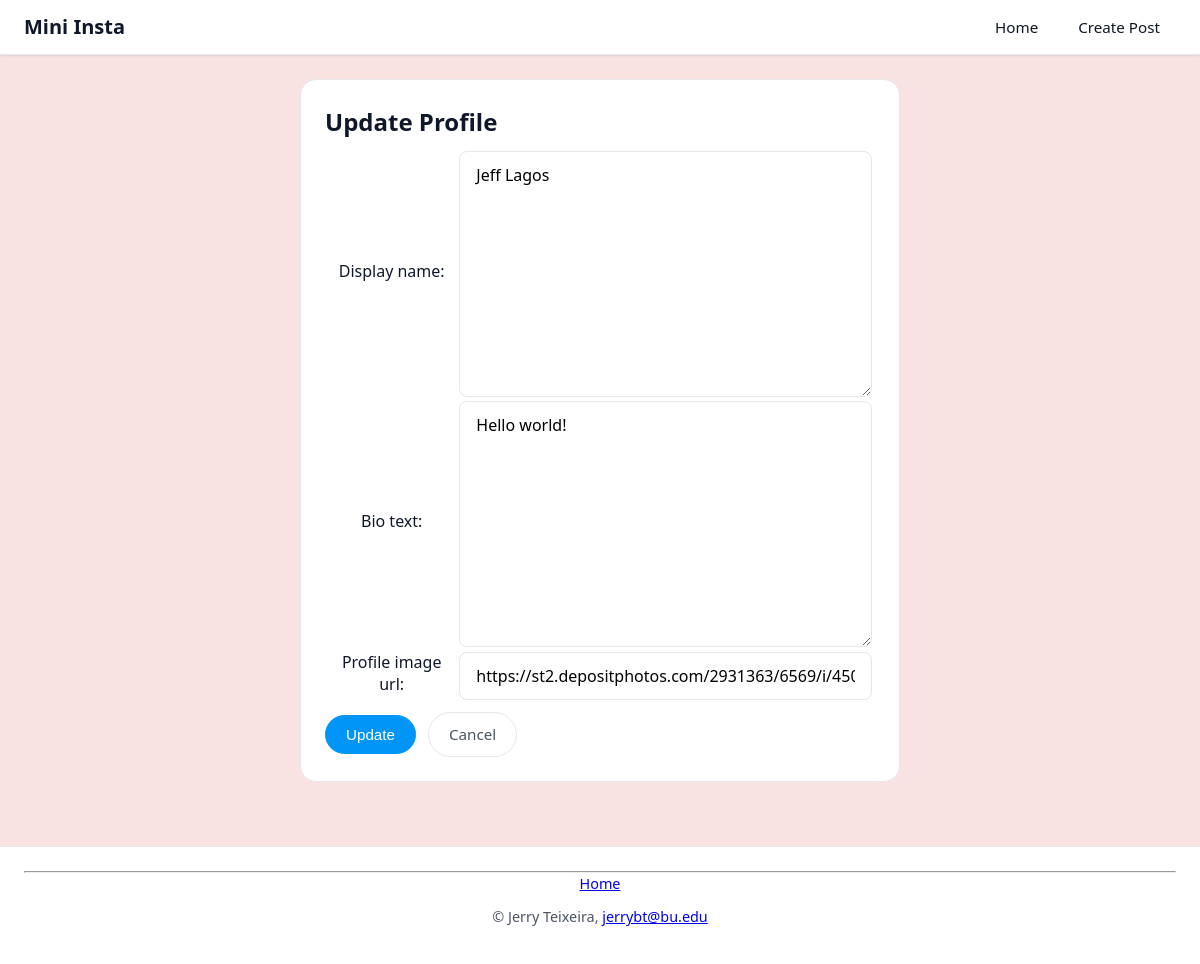
The page /mini_insta/profile/1/update on the database as committed earlier.
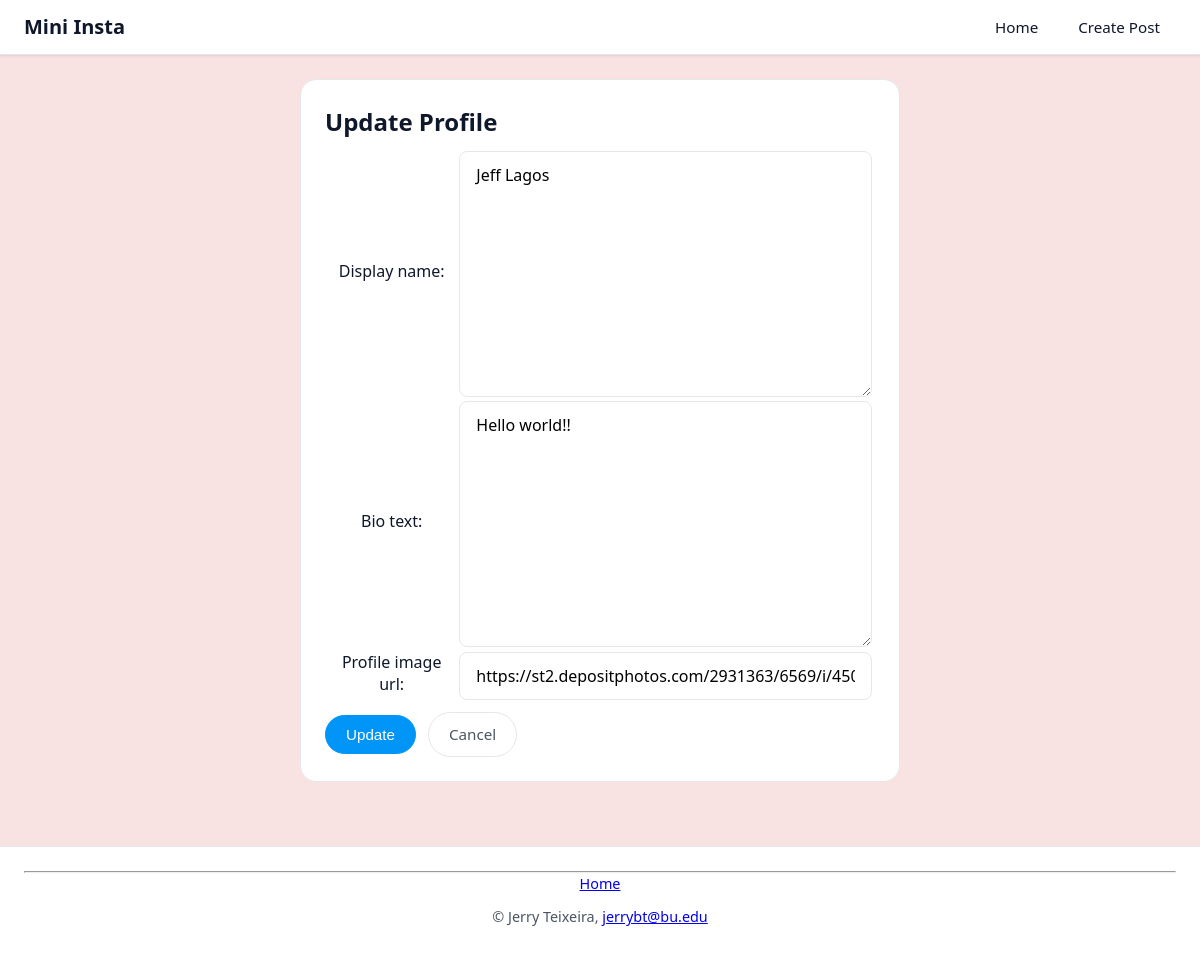
The same page on the database as committed later.
### mini_insta/models.py (models this page shows, shortened)
class Profile(models.Model):
    username = models.TextField(blank = True)
    display_name = models.TextField(blank = True)
    bio_text = models.TextField(blank = True)
    join_date = models.DateTimeField(auto_now = True)
    profile_image_url = models.URLField(blank = True) # url as a string

### mini_insta/views.py (the view)
# urls.py: path("profile/<int:pk>/update", UpdateProfileView.as_view(), name="update_profile"),
class UpdateProfileView(UpdateView):
    model = Profile
    form_class = UpdateProfileForm
    template_name = 'mini_insta/update_profile_form.html'

### mini_insta/forms.py
class UpdateProfileForm(forms.ModelForm):
    class Meta:
        model = Profile
        fields = ['display_name', 'bio_text', 'profile_image_url']

### mini_insta/templates/mini_insta/update_profile_form.html (shortened to what this page needs)
{% extends "mini_insta/base.html" %}
{% block content %}
<article class="form-card">
    <h2>Update Profile</h2>
    <form action="{% url 'update_profile' profile.pk %}" method="POST" enctype="multipart/form-data">
        <div class="form-group">
            <table>
                {{ form.as_table }}
            </table>
        <div>
        <div class="form-actions">
            <button type="submit" class="btn btn-primary">Update</button>
            <a href="{% url 'show_profile' profile.pk %}" class="btn btn-ghost">Cancel</a>
        </div>
    </form>
</article>
{% endblock %}

Rows that differ between the two databases and show on the page:
changed Profile "Jeff Lagos": bio_text "Hello world!" → "Hello world!!"
